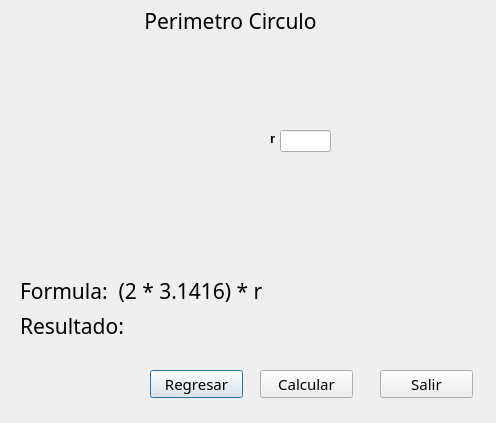
<?xml version="1.0" encoding="UTF-8"?>
<ui version="4.0">
 <class>Dialog</class>
 <widget class="QDialog" name="Dialog">
  <property name="geometry">
   <rect>
    <x>0</x>
    <y>0</y>
    <width>496</width>
    <height>423</height>
   </rect>
  </property>
  <property name="windowTitle">
   <string>Dialog</string>
  </property>
  <property name="styleSheet">
   <string notr="true"/>
  </property>
  <widget class="QLabel" name="Lbl_Formula">
   <property name="geometry">
    <rect>
     <x>20</x>
     <y>270</y>
     <width>331</width>
     <height>41</height>
    </rect>
   </property>
   <property name="font">
    <font>
     <family>MS PGothic</family>
     <pointsize>16</pointsize>
    </font>
   </property>
   <property name="text">
    <string>Formula:  (2 * 3.1416) * r</string>
   </property>
  </widget>
  <widget class="QLabel" name="Lbl_Resultado">
   <property name="geometry">
    <rect>
     <x>20</x>
     <y>310</y>
     <width>141</width>
     <height>31</height>
    </rect>
   </property>
   <property name="font">
    <font>
     <family>MS PGothic</family>
     <pointsize>16</pointsize>
    </font>
   </property>
   <property name="text">
    <string>Resultado:</string>
   </property>
  </widget>
  <widget class="QPushButton" name="Btn_Regresar">
   <property name="geometry">
    <rect>
     <x>150</x>
     <y>370</y>
     <width>93</width>
     <height>28</height>
    </rect>
   </property>
   <property name="font">
    <font>
     <family>MS PGothic</family>
     <pointsize>11</pointsize>
    </font>
   </property>
   <property name="text">
    <string>Regresar</string>
   </property>
  </widget>
  <widget class="QPushButton" name="Btn_Calcular">
   <property name="geometry">
    <rect>
     <x>260</x>
     <y>370</y>
     <width>93</width>
     <height>28</height>
    </rect>
   </property>
   <property name="font">
    <font>
     <family>MS PGothic</family>
     <pointsize>11</pointsize>
    </font>
   </property>
   <property name="text">
    <string>Calcular</string>
   </property>
  </widget>
  <widget class="QPushButton" name="Btn_Salir">
   <property name="geometry">
    <rect>
     <x>380</x>
     <y>370</y>
     <width>93</width>
     <height>28</height>
    </rect>
   </property>
   <property name="font">
    <font>
     <family>MS PGothic</family>
     <pointsize>11</pointsize>
    </font>
   </property>
   <property name="text">
    <string>Salir</string>
   </property>
  </widget>
  <widget class="QLabel" name="label_3">
   <property name="geometry">
    <rect>
     <x>50</x>
     <y>30</y>
     <width>401</width>
     <height>221</height>
    </rect>
   </property>
   <property name="styleSheet">
    <string notr="true">image: url(:/perimetros/perimetro_circulo.png);</string>
   </property>
   <property name="text">
    <string/>
   </property>
  </widget>
  <widget class="QLabel" name="label_4">
   <property name="geometry">
    <rect>
     <x>270</x>
     <y>130</y>
     <width>21</width>
     <height>16</height>
    </rect>
   </property>
   <property name="font">
    <font>
     <pointsize>10</pointsize>
     <weight>75</weight>
     <bold>true</bold>
    </font>
   </property>
   <property name="text">
    <string>r</string>
   </property>
  </widget>
  <widget class="QLineEdit" name="Txb_r">
   <property name="geometry">
    <rect>
     <x>280</x>
     <y>130</y>
     <width>51</width>
     <height>22</height>
    </rect>
   </property>
   <property name="font">
    <font>
     <family>MS PGothic</family>
     <pointsize>11</pointsize>
    </font>
   </property>
  </widget>
  <widget class="QLabel" name="label">
   <property name="geometry">
    <rect>
     <x>90</x>
     <y>10</y>
     <width>281</width>
     <height>21</height>
    </rect>
   </property>
   <property name="font">
    <font>
     <family>MS PGothic</family>
     <pointsize>16</pointsize>
    </font>
   </property>
   <property name="text">
    <string>Perimetro Circulo</string>
   </property>
   <property name="alignment">
    <set>Qt::AlignCenter</set>
   </property>
  </widget>
  <zorder>label_3</zorder>
  <zorder>Lbl_Formula</zorder>
  <zorder>Lbl_Resultado</zorder>
  <zorder>Btn_Regresar</zorder>
  <zorder>Btn_Calcular</zorder>
  <zorder>Btn_Salir</zorder>
  <zorder>label_4</zorder>
  <zorder>Txb_r</zorder>
  <zorder>label</zorder>
 </widget>
 <resources>
  <include location="img/resources.qrc"/>
 </resources>
 <connections/>
</ui>
